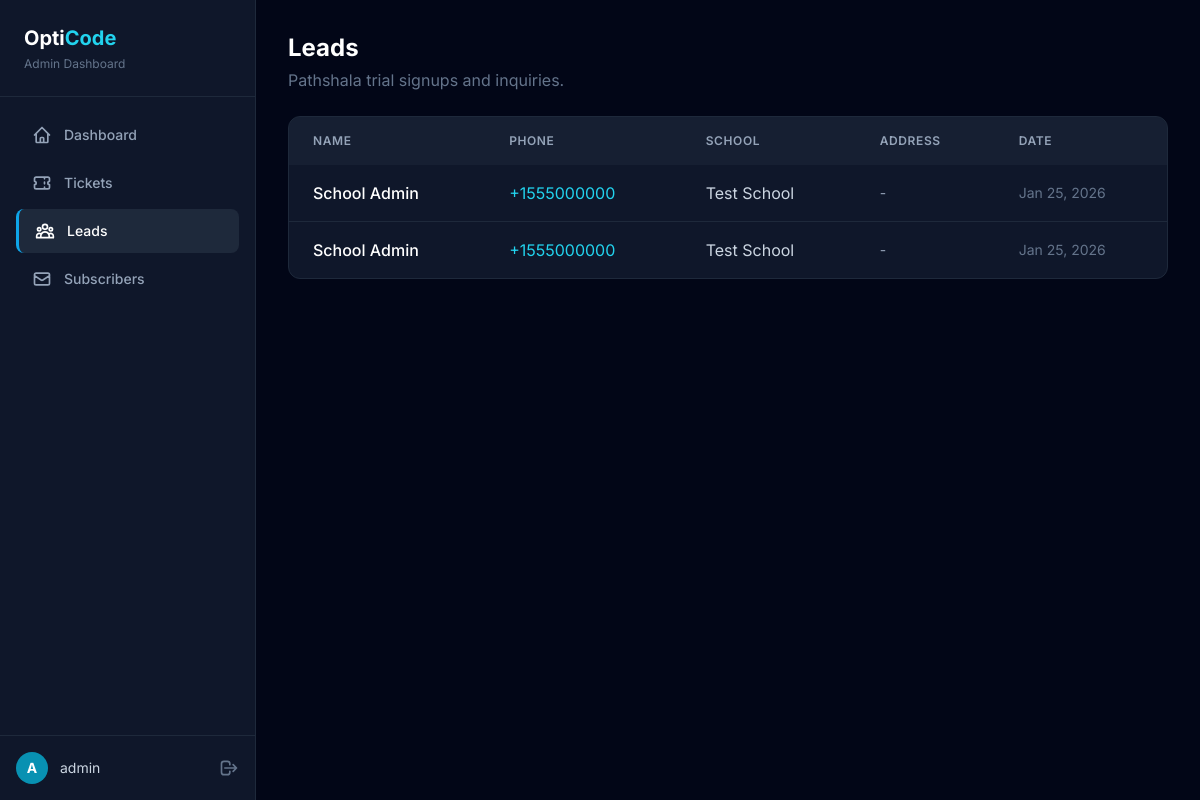
/admin/leads (signed in), run on the app's committed database.
### app/models/lead.py (models this page shows, shortened)
class Lead(db.Model):
    __tablename__ = 'leads'
    id = db.Column(db.Integer, primary_key=True)
    name = db.Column(db.String(100), nullable=False)
    phone = db.Column(db.String(20), nullable=False)
    school = db.Column(db.String(200), nullable=True)
    address = db.Column(db.Text, nullable=True)
    created_at = db.Column(db.DateTime, default=datetime.utcnow, nullable=False)

### app/routes/admin.py (the view)
@admin_bp.route('/leads')
@login_required
def leads():
    page = request.args.get('page', 1, type=int)
    per_page = 20
    leads = Lead.query.order_by(Lead.created_at.desc()).paginate(
        page=page, per_page=per_page, error_out=False
    )
    return render_template('leads.html', leads=leads)

### app/routes/auth.py (called while the page is built)
def login_required(f):
    @wraps(f)
    def decorated_function(*args, **kwargs):
        if not session.get('admin_logged_in'):
            flash('Please log in to access the admin panel.', 'warning')
            return redirect(url_for('auth.login', next=request.url))
        return f(*args, **kwargs)
    return decorated_function

### app/templates/leads.html (shortened to what this page needs)
{% extends "base.html" %}
{% block content %}
<div class="space-y-6">
    <div>
        <h1 class="text-2xl font-bold text-white">Leads</h1>
        <p class="text-slate-500 mt-1">Pathshala trial signups and inquiries.</p>
    </div>
    <div class="bg-slate-900 border border-slate-800 rounded-xl overflow-hidden">
        <table class="w-full">
            <thead class="bg-slate-800/50">
                <tr>
                    <th class="px-6 py-4 text-left text-xs font-semibold text-slate-400 uppercase tracking-wider">Name
                    </th>
                    <th class="px-6 py-4 text-left text-xs font-semibold text-slate-400 uppercase tracking-wider">Phone
                    </th>
                    <th class="px-6 py-4 text-left text-xs font-semibold text-slate-400 uppercase tracking-wider">School
                    </th>
                    <th class="px-6 py-4 text-left text-xs font-semibold text-slate-400 uppercase tracking-wider">
                        Address</th>
                    <th class="px-6 py-4 text-left text-xs font-semibold text-slate-400 uppercase tracking-wider">Date
                    </th>
                </tr>
            </thead>
            <tbody class="divide-y divide-slate-800">
                {% for lead in leads.items %}
                <tr class="hover:bg-slate-800/30 transition-colors">
                    <td class="px-6 py-4">
                        <p class="text-white font-medium">{{ lead.name }}</p>
                    </td>
                    <td class="px-6 py-4">
                        <a href="tel:{{ lead.phone }}" class="text-cyan-400 hover:text-cyan-300">{{ lead.phone }}</a>
                    </td>
                    <td class="px-6 py-4 text-slate-300">
                        {{ lead.school or '-' }}
                    </td>
                    <td class="px-6 py-4 text-slate-400 text-sm max-w-xs truncate">
                        {{ lead.address or '-' }}
                    </td>
                    <td class="px-6 py-4 text-slate-500 text-sm">
                        {{ lead.created_at.strftime('%b %d, %Y') }}
                    </td>
                </tr>
                {% else %}
                <tr>
                    <td colspan="5" class="px-6 py-12 text-center text-slate-500">
                        No leads yet.
                    </td>
                </tr>
                {% endfor %}
            </tbody>
        </table>
    </div>
</div>
{% endblock %}

### data on the page
Lead: name "School Admin", phone "+1555000000", school "Test School", address "-", created_at "Jan 25, 2026"
Lead: name "School Admin", phone "+1555000000", school "Test School", address "-", created_at "Jan 25, 2026"

### other printed values
{{ session.get('admin_username', 'Admin') }} "admin"
